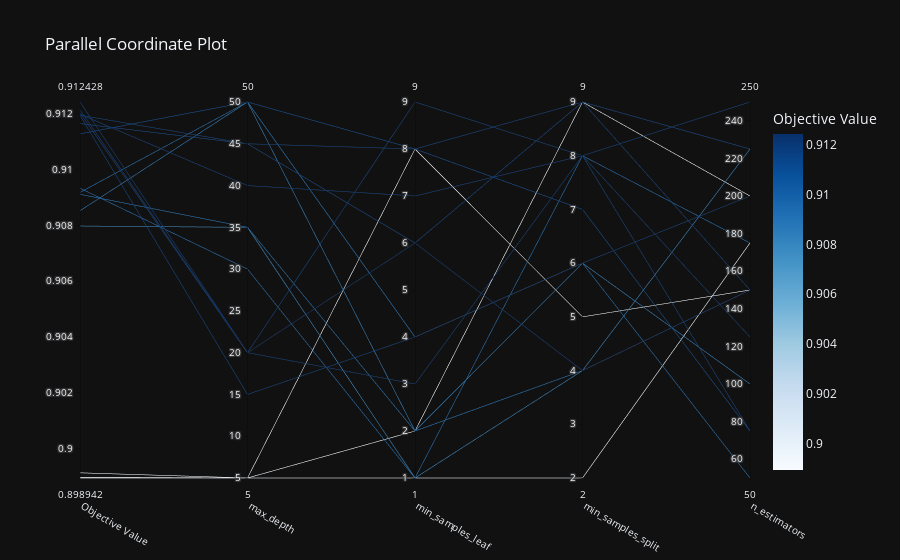

Write notebook code for a chart like this one.
### Code cell
plot_parallel_coordinate(study)

### Figure 1 — Plotly figure (JSON) as saved in the notebook; plotly's stock layout.template omitted (floating-point values rounded to 4 significant figures)
{"data": [{"dimensions": [{"label": "Objective Value", "range": [0.8989, 0.9124], "values": [0.8989, 0.899, 0.9085, 0.912, 0.9091, 0.9093, 0.8991, 0.908, 0.9113, 0.9121, 0.9119, 0.9117, 0.912, 0.9124, 0.912, 0.9092]}, {"label": "max_depth", "range": [5, 50], "values": [5, 5, 50, 20, 35, 30, 5, 35, 50, 20, 15, 45, 40, 20, 45, 50]}, {"label": "min_samples_leaf", "range": [1, 9], "values": [8, 2, 2, 9, 2, 1, 1, 1, 8, 3, 4, 6, 7, 6, 8, 4]}, {"label": "min_samples_split", "range": [2, 9], "values": [5, 9, 6, 8, 4, 8, 2, 4, 7, 8, 6, 9, 8, 4, 9, 6]}, {"label": "n_estimators", "range": [50, 250], "values": [150, 200, 100, 75, 150, 175, 175, 225, 75, 125, 200, 225, 250, 150, 150, 50]}], "labelangle": 30, "labelside": "bottom", "line": {"color": [0.8989, 0.899, 0.9085, 0.912, 0.9091, 0.9093, 0.8991, 0.908, 0.9113, 0.9121, 0.9119, 0.9117, 0.912, 0.9124, 0.912, 0.9092], "colorbar": {"title": {"text": "Objective Value"}}, "colorscale": [[0.0, "rgb(247,251,255)"], [0.125, "rgb(222,235,247)"], [0.25, "rgb(198,219,239)"], [0.375, "rgb(158,202,225)"], [0.5, "rgb(107,174,214)"], [0.625, "rgb(66,146,198)"], [0.75, "rgb(33,113,181)"], [0.875, "rgb(8,81,156)"], [1.0, "rgb(8,48,107)"]], "reversescale": false, "showscale": true}, "type": "parcoords"}], "layout": {"title": {"text": "Parallel Coordinate Plot"}}}
